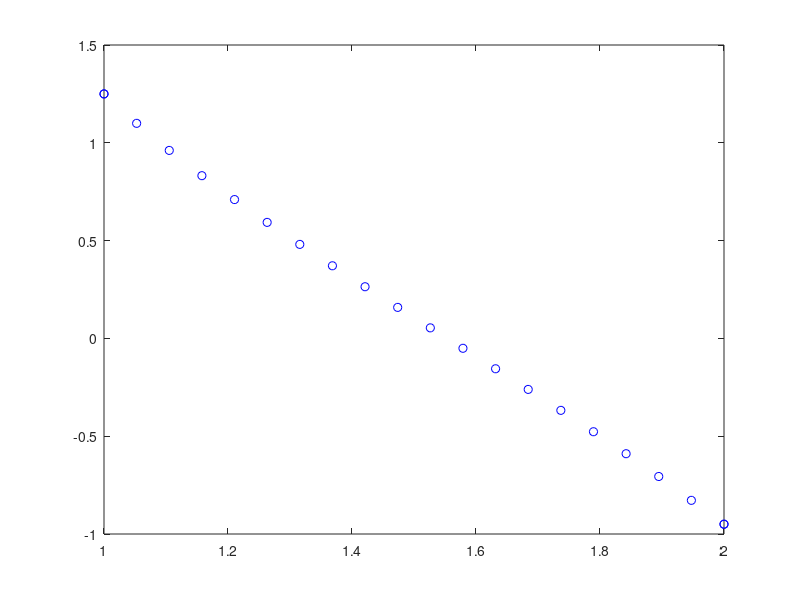

This chart was generated by the following MATLAB code:
function bvp()
    %linear_shooting()
    %nonlinear_shooting()
    %linear_fda()
    nonlinear_fda()
end

function linear_shooting()
    %% Example: Linear BVP
    % y" = -(2/(1+x^2))y + (2x/1+x^2))y' + 1
    x0 = 0; xf = 4;
    alpha = 1.25;
    beta = -0.95;
    
    % Linear shooting method for DBC
    % Write IVP in terms of system of FODE
    J = @(x,u)[u(2); (2*x/(1+x^2))*u(2)-(2/(1+x^2))*u(1)+1;...
               u(4); (2*x/(1+x^2))*u(4)-(2/(1+x^2))*u(3)+1];
    N = 20; dx = xf/N;
    x = x0:dx:N*dx;

    % Solve for u numerically on the x points.
    [x,u] = ode45(J,x,[alpha 0 alpha 1]');

    % y = c1y1 + c2y2, beta1 = u(end,1), beta2 = u(end,3)
    % Note that y1'(L) = u(end,2) and y2'(L) = u(end,4)
    % which are not needed.
    y = ((beta-u(end,3))/(u(end,1)-u(end,3)))*u(:,1) + ...
        ((u(end,1)-beta)/(u(end,1)-u(end,3)))*u(:,3);

    plot(x,y,'bo-');
end

function nonlinear_shooting()
    %% Example: Nonlinear BVPP
    % y" = y^3 - yy'

    x0 = 1; xf = 2;
    alpha = 0.5;
    beta = 1/3;

    % Nonlinear shooting method for DBC
    % Write IVP in  terms of SFODE
    J = @(x,u)[u(2); u(1)^3-u(1)*u(2); ...
               u(4); -u(1)*u(4)+(3*u(1)^2-u(2))*u(3)];

    N = 50; dx = (xf-x0)/N;
    x = x0:dx:xf;

    % Analytical Solution
    y_ana = 1./(x+1);
    figure(1); plot(x,y_ana,'b'); hold on;

    z = 2; % initial guess
    while (1)
        [~,u] = ode45(J,x,[alpha z 0 1]');
        delz = (u(end,1)-beta)/u(end,3);

        % Plot u(:,1) := y
        plot(x,u(:,1),'bo'); drawnow;
        if abs(delz) < 1E-5
            break;
        else
            z = z-delz; % Newton step
        end
    end
end

function linear_fda()
    %% Example: Linear BVP
    % y" = -2(/1(1+x^2))y + (2x/(1+x^2))y' + 1
    x0 = 0; xf = 4;
    alpha = 1.25;
    beta = -0.95;

    % Linear FDA method
    N = 20; dx = (xf-x0)/(N-1);
    x = x0 + (0:dx:(N-1)*dx)';
    qx = (2.*x./(1+x.^2));
    px = (-2./(1+x.^2));
    rx = ones(size(x));        % Note to return same size as x

    A = zeros(N,N);     % Becomes a banded tridiag matrix
    % Boundary Nodes
    A(1,1) = 1;
    A(N,N) = 1;
    % Internal Nodes
    A(N+2:N+1:end-N) = -(2+dx^2*px(2:end-1));   % 2nd to 2nd to last diag
    A(2:N+1:end-2*N) = 1+(dx/2)*qx(2:end-1);    % internal nodes
    A(2*N+2:N+1:end) = 1-(dx/2)*qx(2:end-1);
    b = dx^2*rx;
    b(1) = alpha;
    b(end) = beta;

    % [A b]
    y = A\b;    % linear solver
    
    figure(1); plot(x,y,'bo-');
end

function nonlinear_fda()
    %% Example: Nonlinear BVP
    % y" = y^3 - yy'
    x0 = 1; xf = 2;
    alpha = 1.25;
    beta = -0.95;
    
    % Nonlinear FDA method
    N = 20; dx = (xf-x0)/(N-1);
    x = x0+(0:dx:(N-1)*dx)';

    % Initial guess
    y = (alpha*(x-xf)-beta*(x-x0))/(x0-xf);

    F = zeros(N,1);
    J = zeros(N,N);
    while (1)
        % Evaluate function vector at y
        % y" = f(x,y,y') = y^3 - yy'
        % Boundary Nodes 
        F(1) = y(1) - alpha;
        F(end) = y(end) - beta;
        % Internal Nodes
        for i = 2:N-1-1
            F(i) = y(i-1)-2*y(i)+y(i+1)-...
                dx^2*(y(i)^3-y(i)*(y(i+1)-y(i-1))/(2*dx));
        end

        % F
        % Evaluate Jacobian at y
        % Boundary Nodes
        J(1,1) = 1;
        J(N,N) = 1;

        % partial wrt y_{i-1}, partial_f/partial_y' = -y
        J(2:N+1:end-2*N) = 1+(dx/2)*(-y(2:end-1));
        % partial wrt y_{i}, partial_f/partial_y' = -y
        J(N+2:N+1:end-N) = -(2+dx^2*(3*(y(2:end-1).^2)-...
                        (y(3:end)-y(1:end-2))/(2*dx)));
        % partial wrt y_{i+1}, partial_f/partial_y' = -y
        J(2*N+2:N+1:end) = 1-(dx/2)*(-y(2:end-1));

        dely = J\F;     % solve for dely
        if norm(dely, 'inf') < 1E-12
            break;
        else
            y = y-dely;
            plot([x0;x;xf], [alpha;y;beta], 'bo'); drawnow;
        end
    end
end